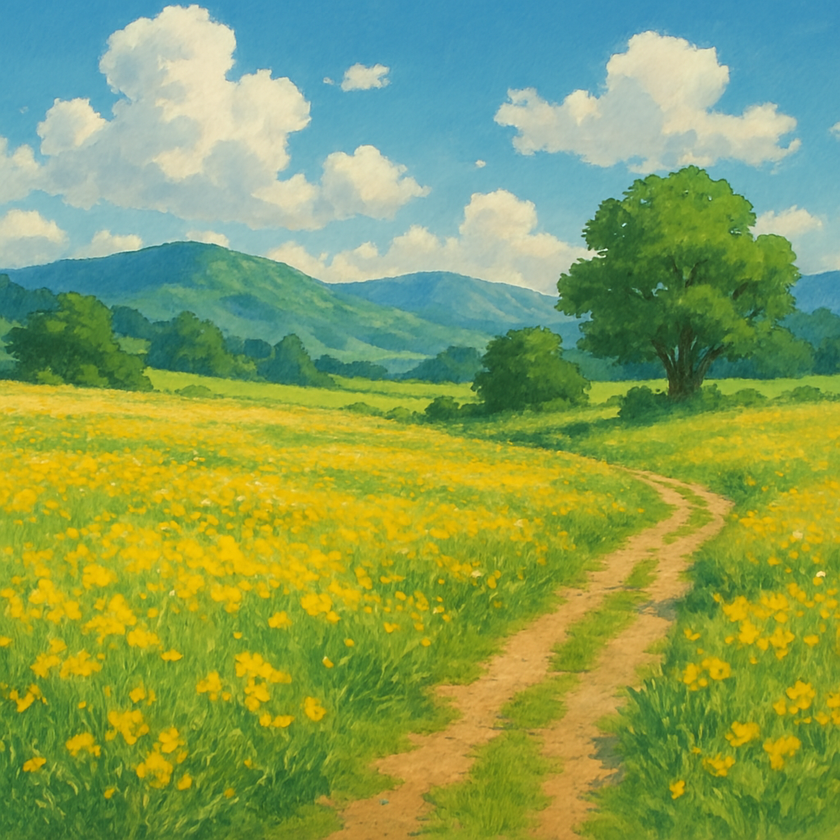
#> input picture field.png, 840 x 840 px, shrunk from 1024 x 1024 before the run
$ python opencv-getting-started.py
#> lines starting #> are read from the running program, lines starting #| are printed output that depends on the picture
import cv2

image = cv2.imread('field.png', 0)
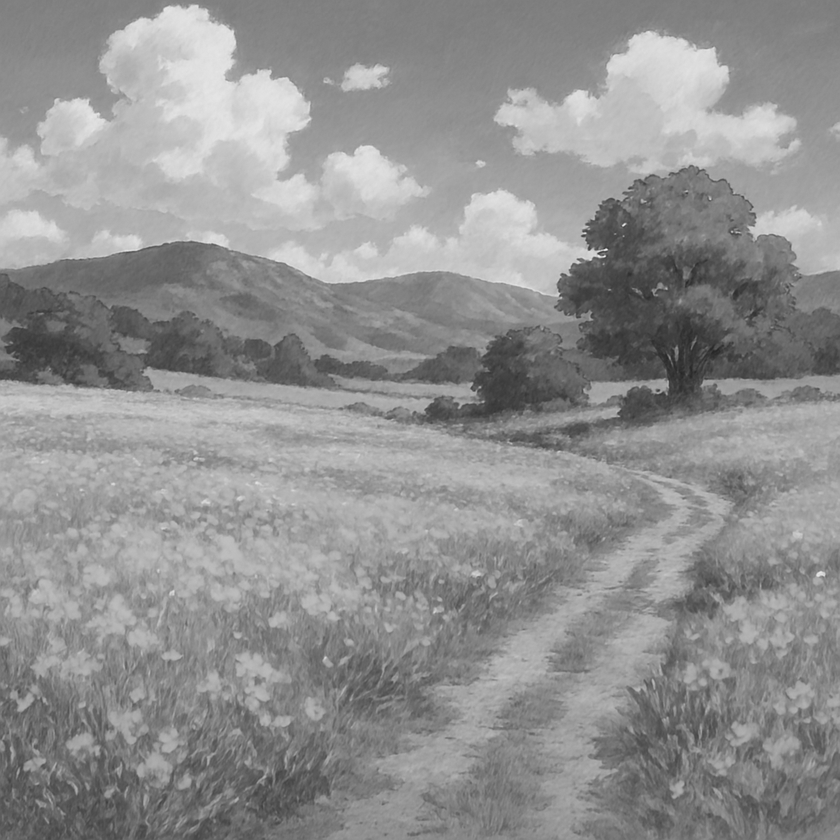
#> image: shape (840, 840); min 38, max 246, mean 144.5

print("Image shape:", image.shape)
#| Image shape: (840, 840)
print("Image size:", image.size)
#| Image size: 705600

window1 = cv2.namedWindow('image', cv2.WINDOW_NORMAL)

alive = True

print("Press 'q' to quit the window")

while alive:
  cv2.imshow(window1, image)
  keypress = cv2.waitKey(1)
#> (key q is pressed here)
  if keypress == ord('q'):
    alive = False

cv2.destroyAllWindows()
